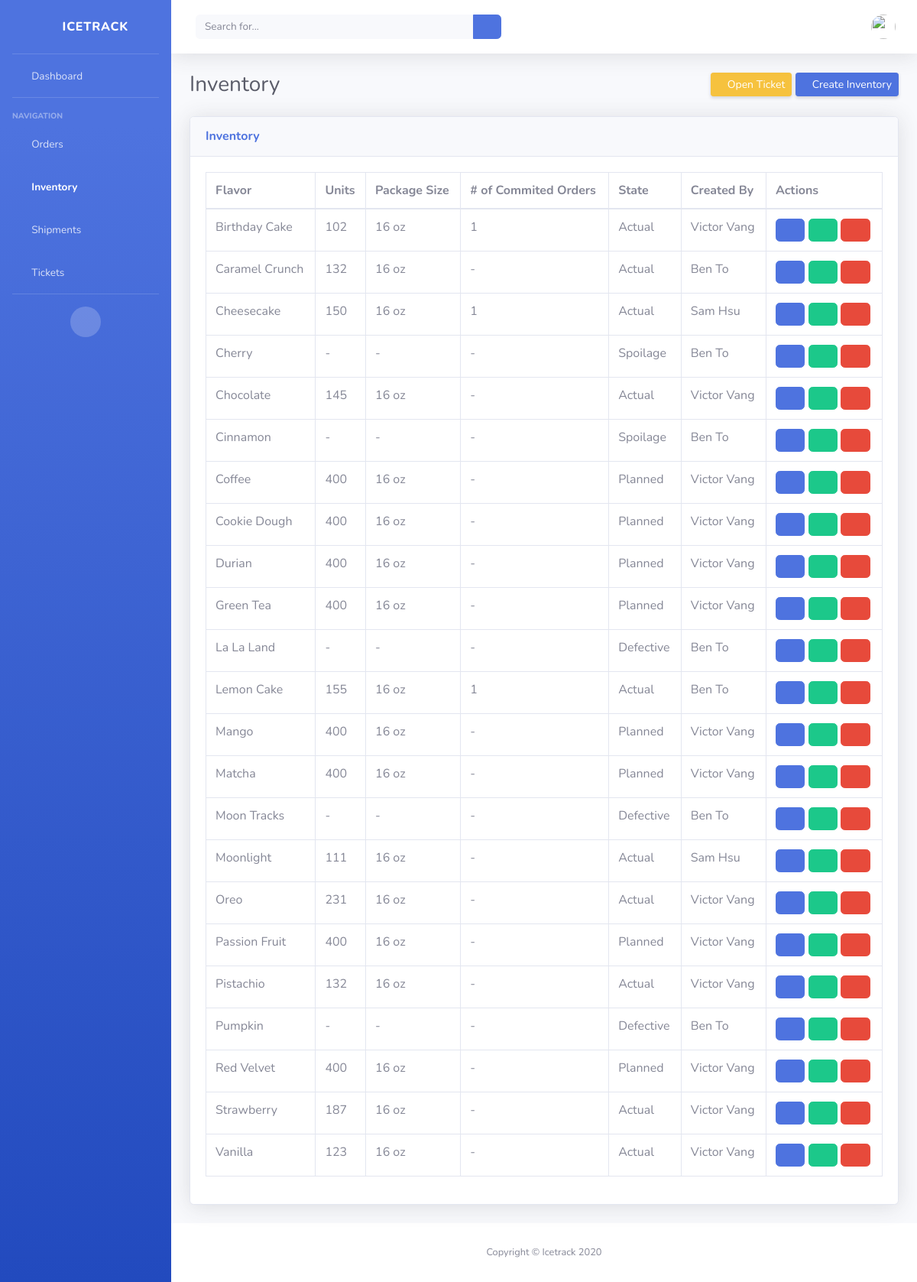
The app's page /inventory/, older data.
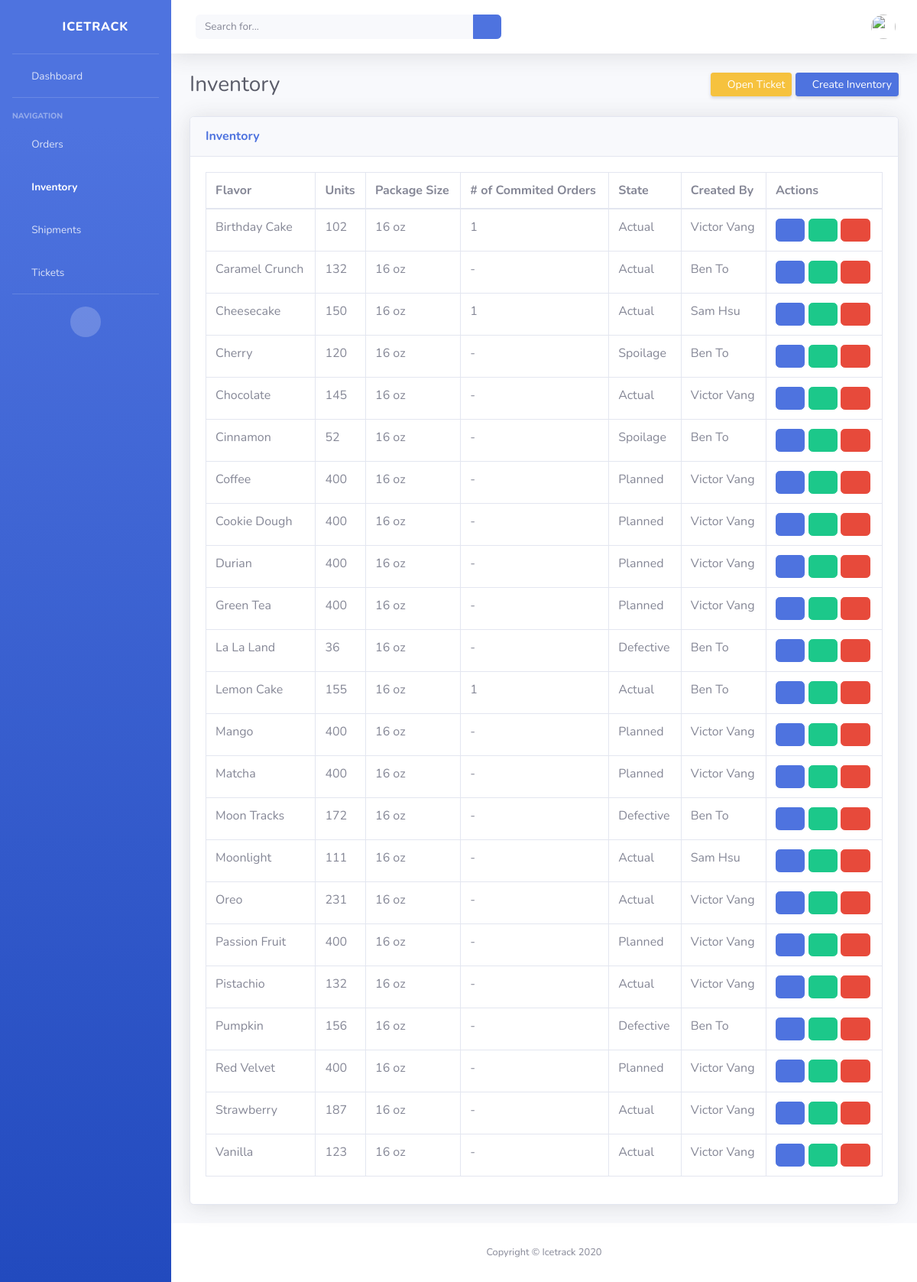
The same page, newer data.
### icetrack/models.py (models this page shows, shortened)
class Inventory(models.Model):
    STATE_CHOICES = [
        ('Actual', 'Actual'),
        ('Planned', 'Planned'),
        ('Spoilage', 'Spoilage'),
        ('Defective', 'Defective'),
    ]
    item_name = models.CharField(max_length=50, null=True)
    quantity = models.IntegerField(default='0', blank=True, null=True)
    package_size = models.IntegerField(default='0', blank=True, null=True)
    state = models.CharField(max_length=10, choices=STATE_CHOICES, default='Planned')
    received_quantity = models.IntegerField(default='0', blank=True, null=True)
    received_by = models.CharField(max_length=50, blank=True, null=True)
    num_orders = models.IntegerField(default='0', blank=True, null=True)
    sold_quantity = models.IntegerField(default='0', blank=True, null=True)
    sold_by = models.CharField(max_length=50, blank=True, null=True)
    sold_to = models.CharField(max_length=50, blank=True, null=True)
    created_by = models.CharField(max_length=50, blank=True, null=True, default='Administrator')
    reorder_level = models.IntegerField(default='0', blank=True, null=True)
    date_created = models.DateTimeField(auto_now_add=True, auto_now=False)
    last_updated = models.DateTimeField(auto_now_add=False, auto_now=True)
    export_to_CSV = models.BooleanField(default=False)

### icetrack/views.py (the view)
# urls.py: path('inventory/', InventoryPageView.as_view(), name="inventory"),
class InventoryPageView(ListView):
    model = Inventory
    template_name = 'inventory.html'
    context_object_name = 'all_inventory_list'

### templates/inventory.html (shortened to what this page needs)
{% extends 'base_authenticated.html' %}
{% block content%}
<div class="container-fluid">
    <div class="d-sm-flex align-items-center justify-content-between mb-4">
        <h1 class="h3 mb-0 text-gray-800">Inventory</h1>
        <div>
            <a href="{% url 'create_ticket' %}" class="d-none d-sm-inline-block btn btn-sm btn-warning shadow-sm"><i class="fas fa-flag fa-sm text-white-50"></i> Open Ticket</a>
            <a href="{% url 'create_inventory' %}" class="d-none d-sm-inline-block btn btn-sm btn-primary shadow-sm"><i class="fas fa-plus fa-sm text-white-50"></i> Create Inventory</a>
        </div>
    </div>
    <div class="card shadow mb-4">
        <div class="card-header py-3">
            <h6 class="m-0 font-weight-bold text-primary">Inventory</h6>
        </div>
        <div class="card-body">
            <div class="table-responsive">
                <table class="table table-bordered" id="dataTable" width="100%" cellspacing="0">
                    <thead>
                        <tr>
                            <th>Flavor</th>
                            <th>Units</th>
                            <th>Package Size</th>
                            <th># of Commited Orders</th>
                            <th>State</th>
                            <th>Created By</th>
                            <th>Actions</th>
                        </tr>
                    </thead>
                    <tbody>
                        {% for inventory in all_inventory_list %}
                            <tr>
                                <td>{{ inventory.item_name }}</td>
                                <td>
                                    {% if inventory.quantity == 0 or inventory.quantity is None %}
                                        -
                                    {% else %}
                                        {{ inventory.quantity }}
                                    {% endif %}
                                </td>
                                <td>
                                    {% if inventory.package_size == 0 or inventory.package_size is None %}
                                        -
                                    {% else %}
                                        {{ inventory.package_size }} oz
                                    {% endif %}
                                </td>
                                <td>
                                    {% if inventory.num_orders == 0 or inventory.num_orders is None %}
                                        -
                                    {% else %}
                                        {{ inventory.num_orders }}
                                    {% endif %}
                                </td>
                                <td>{{ inventory.state }}</td>
                                <td>{{ inventory.created_by }}</td>
                                <td>
                                    <a class="btn btn-primary" href="{% url 'inventory_detail' inventory.id %}"><i class="far fa-eye"></i></a>
                                    <a class="btn btn-success" href="{% url 'update_inventory' inventory.id %}"><i class="fas fa-edit"></i></a>
                                    <a class="btn btn-danger" href="{% url 'delete_inventory' inventory.id %}"><i class="far fa-trash-alt"></i></a>
                                </td>
                            </tr>
                        {% endfor %}
                    </tbody>
                </table>
            </div>
        </div>
    </div>
</div>
{% endblock content %}

### templates/base_authenticated.html (shortened to what this page needs)
{% load static %}
<head>
    <link href="{% static 'vendor/fontawesome-free/css/all.min.css' %}" rel="stylesheet" type="text/css">
    <link href="{% static 'css/sb-admin-2.min.css' %}" rel="stylesheet">
</head>
<body id="page-top">
    <div id="wrapper">
        <ul class="navbar-nav bg-gradient-primary sidebar sidebar-dark accordion" id="accordionSidebar">
            <a class="sidebar-brand d-flex align-items-center justify-content-center" href="{% url 'home' %}">
                <div class="sidebar-brand-icon rotate-n-15">
                    <i class="fas fa-ice-cream"></i>
                </div>
                <div class="sidebar-brand-text mx-3">Icetrack</div>
            </a>
            <hr class="sidebar-divider my-0">
            <li class="nav-item {% if request.path == '/' %} active {% endif %}">
                <a class="nav-link" href="{% url 'home' %}">
                    <i class="fas fa-fw fa-tachometer-alt"></i>
                    <span>Dashboard</span></a>
            </li>
            <hr class="sidebar-divider">
            <div class="sidebar-heading">
                Navigation
            </div>
            <li class="nav-item {% if 'order' in request.path %} active {% endif %}">
                <a class="nav-link" href="{% url 'orders' %}">
                    <i class="fas fa-fw fa-chart-area"></i>
                    <span>Orders</span></a>
            </li>
            <li class="nav-item {% if 'inventory' in request.path %} active {% endif %}">
                <a class="nav-link" href="{% url 'inventory' %}">
                    <i class="fas fa-fw fa-boxes"></i>
                    <span>Inventory</span></a>
            </li>
            <li class="nav-item {% if 'shipment' in request.path %} active {% endif %}">
                <a class="nav-link" href="{% url 'shipments' %}">
                    <i class="fas fa-fw fa-truck"></i>
                    <span>Shipments</span></a>
            </li>
            <li class="nav-item {% if 'ticket' in request.path %} active {% endif %}">
                <a class="nav-link" href="{% url 'tickets' %}">
                    <i class="fas fa-fw fa-table"></i>
                    <span>Tickets</span></a>
            </li>
            <hr class="sidebar-divider d-none d-md-block">
            <div class="text-center d-none d-md-inline">
                <button class="rounded-circle border-0" id="sidebarToggle"></button>
            </div>
        </ul>
        <div id="content-wrapper" class="d-flex flex-column">
            <div id="content">
                <nav class="navbar navbar-expand navbar-light bg-white topbar mb-4 static-top shadow">
                    <form
                        class="d-none d-sm-inline-block form-inline mr-auto ml-md-3 my-2 my-md-0 mw-100 navbar-search">
                        <div class="input-group">
                            <input type="text" class="form-control bg-light border-0 small" placeholder="Search for..."
                                aria-label="Search" aria-describedby="basic-addon2">
                            <div class="input-group-append">
                                <button class="btn btn-primary" type="button">
                                    <i class="fas fa-search fa-sm"></i>
                                </button>
                            </div>
                        </div>
                    </form>
                    <ul class="navbar-nav ml-auto">
                        <li class="nav-item dropdown no-arrow d-sm-none">
                        <li class="nav-item dropdown no-arrow">
                            <a class="nav-link dropdown-toggle" id="userDropdown" role="button"
                                data-toggle="dropdown" aria-haspopup="true" aria-expanded="false">
                                <img class="img-profile rounded-circle"
                                    src="{% static 'img/undraw_profile.svg' %}">
                            </a>
                        </li>
                    </ul>
                </nav>
                {% block content %}
                {% endblock %}
            </div>
            <footer class="sticky-footer bg-white">
                <div class="container my-auto">
                    <div class="copyright text-center my-auto">
                        <span>Copyright &copy; Icetrack 2020</span>
                    </div>
                </div>
            </footer>
        </div>
    </div>

Row changes from the older to the newer data that the page shows:
changed Inventory "Cherry": quantity (not shown) → "120"; package_size (not shown) → "16"; package_size "-" → "oz"; no longer shows "-"
changed Inventory "Cinnamon": quantity (not shown) → "52"; package_size (not shown) → "16"; package_size "-" → "oz"; no longer shows "-"
changed Inventory "La La Land": quantity (not shown) → "36"; package_size (not shown) → "16"; package_size "-" → "oz"; no longer shows "-"
changed Inventory "Moon Tracks": quantity (not shown) → "172"; package_size (not shown) → "16"; package_size "-" → "oz"; no longer shows "-"
changed Inventory "Pumpkin": quantity (not shown) → "156"; package_size (not shown) → "16"; package_size "-" → "oz"; no longer shows "-"
